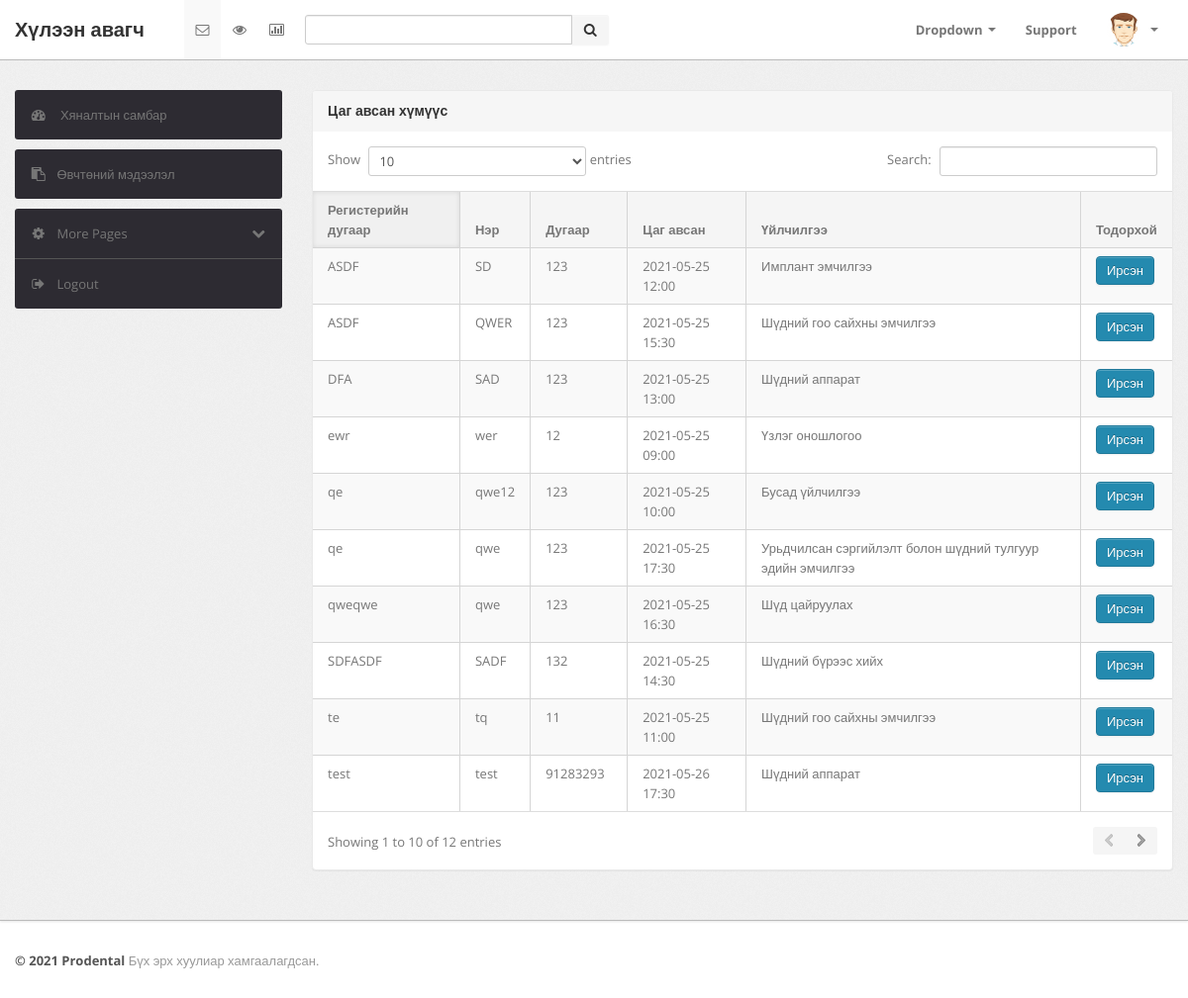
Page /huleenAvagch/index.php (signed in) on the committed database.
### tables this page shows
CREATE TABLE `uilchluulegch` (
  `id` int(11) NOT NULL,
  `rd` varchar(8) NOT NULL,
  `ner` varchar(25) NOT NULL,
  `utas` int(8) NOT NULL,
  `uilchilgeeId` int(11) NOT NULL,
  `tsagAvsanUdur` date NOT NULL,
  `tsagId` int(11) NOT NULL,
  `tuluv` int(11) NOT NULL DEFAULT 1,
  `tuhai` text DEFAULT NULL
);

CREATE TABLE `tsag` (
  `Id` int(11) NOT NULL,
  `tsag` enum('09:00','10:00','11:00','12:00','13:00','14:30','15:30','16:30','17:30','18:00') NOT NULL
);

CREATE TABLE `uilchilgee` (
  `Id` int(11) NOT NULL,
  `emchilgee` varchar(130) NOT NULL
);

### huleenAvagch/index.php (the view, shortened to what this page needs)
<?php
include "header.php";
include "../admin/php/config.php";
?>
<div class="span9">
    <div class="content">
        <div class="module">
            <div class="module-head">
                <h3>
                    Цаг авсан хүмүүс</h3>
            </div>
            <div class="module-body table">
                <table cellpadding="0" cellspacing="0" border="0" class="datatable-1 table table-bordered table-striped	 display"
                    width="100%">
                    <thead>
                        <tr>
                            <th>
                                Регистерийн дугаар
                            </th>
                            <th>
                                Нэр
                            </th>
                            <th>
                                Дугаар
                            </th>
                            <th>
                                Цаг авсан
                            </th>
                            <th>
                                Үйлчилгээ
                            </th>
                            <th>
                               Тодорхой
                            </th>
                        </tr>
                    </thead>
                    <tbody>
                    <?php
     $sql = mysqli_query($conn,"SELECT u.rd, u.ner,u.utas,u.tsagAvsanUdur,t.tsag, s.emchilgee,u.Id FROM uilchluulegch as u, tsag as t , uilchilgee as s
                                 WHERE t.Id = u.tsagId AND s.Id = u.uilchilgeeId");
     if(mysqli_num_rows($sql) >0){
         while($row = mysqli_fetch_assoc($sql)){
?>
                        <tr class="gradeA">
                            <td>
                                <?=$row['rd'];?>
                            </td>
                            <td>
                            <?=$row['ner'];?>
                            </td>
                            <td>
                            <?=$row['utas'];?>
                            </td>
                            <td class="center">
                            <?=$row['tsagAvsanUdur']. ' ' .$row['tsag'];?>
                            </td>
                            <td class="center">
                            <?=$row['emchilgee'];?>
                            </td>
                            <td class="center">
                            <a href="form.php?id=<?=$row['Id'];?>">
                            <button class="btn btn-primary">Ирсэн</button>
                            </a>
                            </td>
                        </tr>
                        <?php
                            }
                        }
                        ?>
                    </tbody>
                </table>
            </div>
        </div>
    </div>
</div>
</div>
</div>
</div>
<?php
include "footer.php";
?>

### rows in the picture
uilchluulegch: rd "ewr", ner "wer", utas "12", tsagAvsanUdur "2021-05-25", tsagId.tsag "09:00", uilchilgeeId.emchilgee "Үзлэг оношлогоо"
uilchluulegch: rd "qe", ner "qwe12", utas "123", tsagAvsanUdur "2021-05-25", tsagId.tsag "10:00", uilchilgeeId.emchilgee "Бусад үйлчилгээ"
uilchluulegch: rd "te", ner "tq", utas "11", tsagAvsanUdur "2021-05-25", tsagId.tsag "11:00", uilchilgeeId.emchilgee "Шүдний гоо сайхны эмчилгээ"
uilchluulegch: rd "ASDF", ner "SD", utas "123", tsagAvsanUdur "2021-05-25", tsagId.tsag "12:00", uilchilgeeId.emchilgee "Имплант эмчилгээ"
uilchluulegch: rd "DFA", ner "SAD", utas "123", tsagAvsanUdur "2021-05-25", tsagId.tsag "13:00", uilchilgeeId.emchilgee "Шүдний аппарат"
uilchluulegch: rd "SDFASDF", ner "SADF", utas "132", tsagAvsanUdur "2021-05-25", tsagId.tsag "14:30", uilchilgeeId.emchilgee "Шүдний бүрээс хийх"
uilchluulegch: rd "ASDF", ner "QWER", utas "123", tsagAvsanUdur "2021-05-25", tsagId.tsag "15:30", uilchilgeeId.emchilgee "Шүдний гоо сайхны эмчилгээ"
uilchluulegch: rd "qweqwe", ner "qwe", utas "123", tsagAvsanUdur "2021-05-25", tsagId.tsag "16:30", uilchilgeeId.emchilgee "Шүд цайруулах"
uilchluulegch: rd "qe", ner "qwe", utas "123", tsagAvsanUdur "2021-05-25", tsagId.tsag "17:30", uilchilgeeId.emchilgee "Урьдчилсан сэргийлэлт болон шүдний тулгуур эдийн эмчилгээ"
uilchluulegch: rd "test", ner "test", utas "91283293", tsagAvsanUdur "2021-05-26", tsagId.tsag "17:30", uilchilgeeId.emchilgee "Шүдний аппарат"
